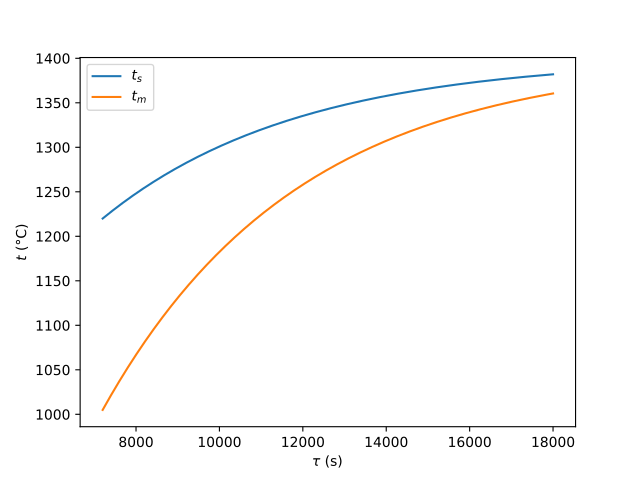

Python code for this plot:
import numpy as np
from Functions.UnsteadyStateConduction import theta_to_theta_0_ratio, get_a, get_mu, get_Bi, get_Fo
import matplotlib.pyplot as plt
import os

t_0 = 30
t_oo = 1400
d = 600e-3
tau_list = np.arange(2, 6) * 3600
lambda_ = 43.5
a = 7.5e-6
h = 290

shape = 'C'
l_c = d/2
t_s_list = np.zeros(len(tau_list))
t_m_list = np.zeros(len(tau_list))
for i, tau in enumerate(tau_list):
    Bi = get_Bi(l_c, lambda_, h)
    mu = get_mu(Bi, shape)
    Fo = get_Fo(tau, l_c, a)
    t_s = t_oo + (t_0 - t_oo) * theta_to_theta_0_ratio(mu, 1, Fo, shape)
    t_s_list[i] = t_s
    t_m = t_oo + (t_0 - t_oo) * theta_to_theta_0_ratio(mu, 0, Fo, shape)
    t_m_list[i] = t_m
    print(f'{int(tau/3600)}小时后: t_s = {t_s:.2f} C, t_m = {t_m:.2f} C')

tau = np.linspace(2*3600, 5*3600, 100000)
Bi = get_Bi(l_c, lambda_, h)
mu = get_mu(Bi, shape)
Fo = get_Fo(tau, l_c, a)
t_s = t_oo + (t_0 - t_oo) * theta_to_theta_0_ratio(mu, 1, Fo, shape)
t_m = t_oo + (t_0 - t_oo) * theta_to_theta_0_ratio(mu, 0, Fo, shape)

fig, ax = plt.subplots()
ax.plot(tau, t_s, label='$t_s$')
ax.plot(tau, t_m, label='$t_m$')
ax.set_xlabel(r'$\tau$ (s)')
ax.set_ylabel('$t$ (°C)')
plt.legend()
name = os.path.basename(__file__).split(".")[0]
plt.savefig(f'./{name}.pdf')
plt.show()
